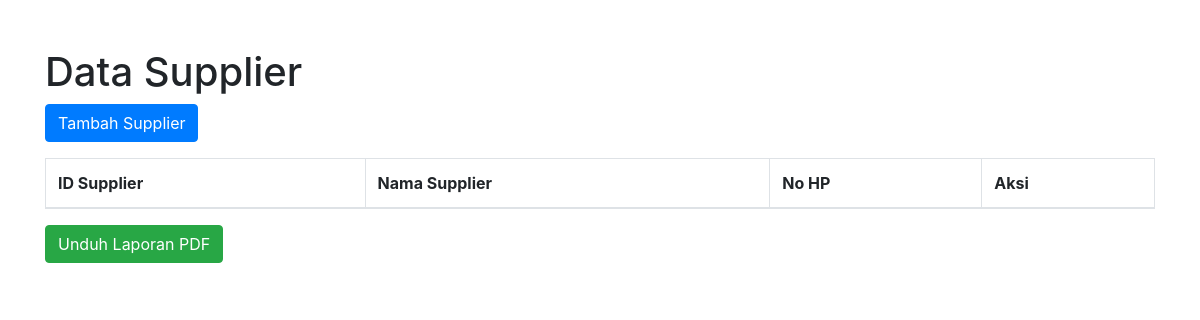
Before: /form/form_supplier.php with the older database file.
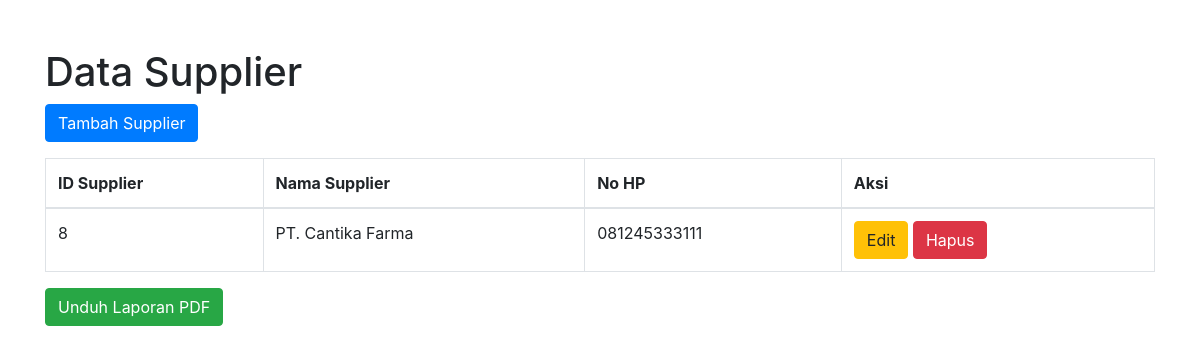
After: the same page with the newer database file.
### tables this page shows
CREATE TABLE `supplier` (
  `idsupplier` int(11) NOT NULL,
  `nama_supp` varchar(100) NOT NULL,
  `nohp` varchar(15) NOT NULL
);

### form/form_supplier.php (the view, shortened to what this page needs)
<?php
include './config.php';
$sql = "SELECT * FROM supplier";
$suppliers = $pdo->query($sql)->fetchAll(PDO::FETCH_ASSOC);
?>
<!DOCTYPE html>
<html lang="en">
<head>
    <link rel="stylesheet" href="https://stackpath.bootstrapcdn.com/bootstrap/4.5.2/css/bootstrap.min.css">
</head>
<body>
    <div class="container mt-5">
        <h1>Data Supplier</h1>
        <a href="./?tambah=supplier" class="btn btn-primary mb-3">Tambah Supplier</a>
        <table class="table table-bordered">
            <thead>
                <tr>
                    <th>ID Supplier</th>
                    <th>Nama Supplier</th>
                    <th>No HP</th>
                    <th>Aksi</th>
                </tr>
            </thead>
            <tbody>
                <?php foreach ($suppliers as $supplier): ?>
                    <tr>
                        <td><?php echo htmlspecialchars($supplier['idsupplier']); ?></td>
                        <td><?php echo htmlspecialchars($supplier['nama_supp']); ?></td>
                        <td><?php echo htmlspecialchars($supplier['nohp']); ?></td>
                        <td>
                            <a href="./?supplier=<?php echo $supplier['idsupplier']; ?>" class="btn btn-warning">Edit</a>
                            <a href="./?pages=supplier&deletesup=<?php echo $supplier['idsupplier']; ?>" class="btn btn-danger" onclick="return confirm('Yakin ingin menghapus?');">Hapus</a>
                        </td>
                    </tr>
                <?php endforeach; ?>
            </tbody>
        </table>
        <a href="./form/laporan_supplier.php" class="btn btn-success mb-3" target="_blank">Unduh Laporan PDF</a>
    </div>
</body>
</html>

Changed rows visible on the page:
added supplier: idsupplier "8", nama_supp "PT. Cantika Farma", nohp "081245333111"
